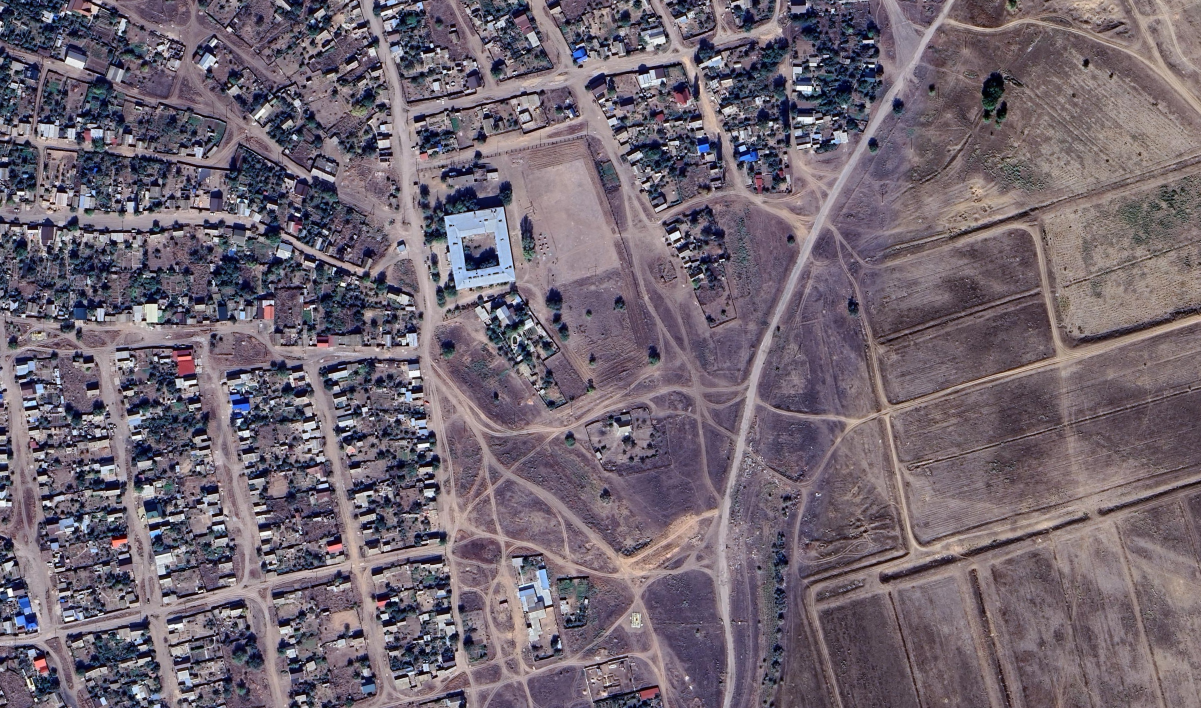
#> input picture raw/10.png, 1201 x 708 px, found by its file name; its folder holds only this picture in this run
$ python shift_images.py
#> lines starting #> are read from the running program, lines starting #| are printed output that depends on the picture
import os
import cv2
import numpy as np
from pathlib import Path
from sys import path

# Директории
RAW_DIR = Path(path[0] + "\\raw")
ANGLES_DIR = Path(path[0] + "\\angles\\images")

# Параметры
CROP_SIZE = 600
MAX_OFFSET = 15.0  # пикселей
NUM_CROPS = 100

# Поддерживаемые расширения
SUPPORTED_EXTS = {'.jpg', '.jpeg', '.png', '.bmp', '.tiff'}

def get_image_files(directory):
    files = []
    for f in os.listdir(directory):
        if Path(f).suffix.lower() in SUPPORTED_EXTS:
            files.append(Path(directory) / f)
    return files

def shift_center_crop(img, dx, dy, crop_size):
    h, w = img.shape[:2]
    # центр изображения
    cy, cx = h // 2 + dy, w // 2 + dx
    # начальные координаты кропа
    y1 = max(0, cy - crop_size // 2)
    x1 = max(0, cx - crop_size // 2)
    # конечные координаты
    y2 = y1 + crop_size
    x2 = x1 + crop_size
    # при необходимости обрезаем за границы
    y2 = min(h, y2)
    x2 = min(w, x2)

    return img[y1:y2, x1:x2]

def crop_center(img, crop_size):
    h, w = img.shape[:2]
    cx, cy = w // 2, h // 2
    half = crop_size // 2
    left_i = cx - half
    top_i = cy - half

    if left_i < 0 or top_i < 0 or left_i + crop_size > w or top_i + crop_size > h:
        return None

    crop = img[top_i:top_i + crop_size, left_i:left_i + crop_size]
    return crop

def main():
    ANGLES_DIR.mkdir(parents=True, exist_ok=True)
    image_files = get_image_files(RAW_DIR)

    if not image_files:
        print(f"Нет изображений в {RAW_DIR}")
        return

    for img_path in image_files:
        print(f"Обработка: {img_path.name}")
        img = cv2.imread(str(img_path), cv2.IMREAD_GRAYSCALE)
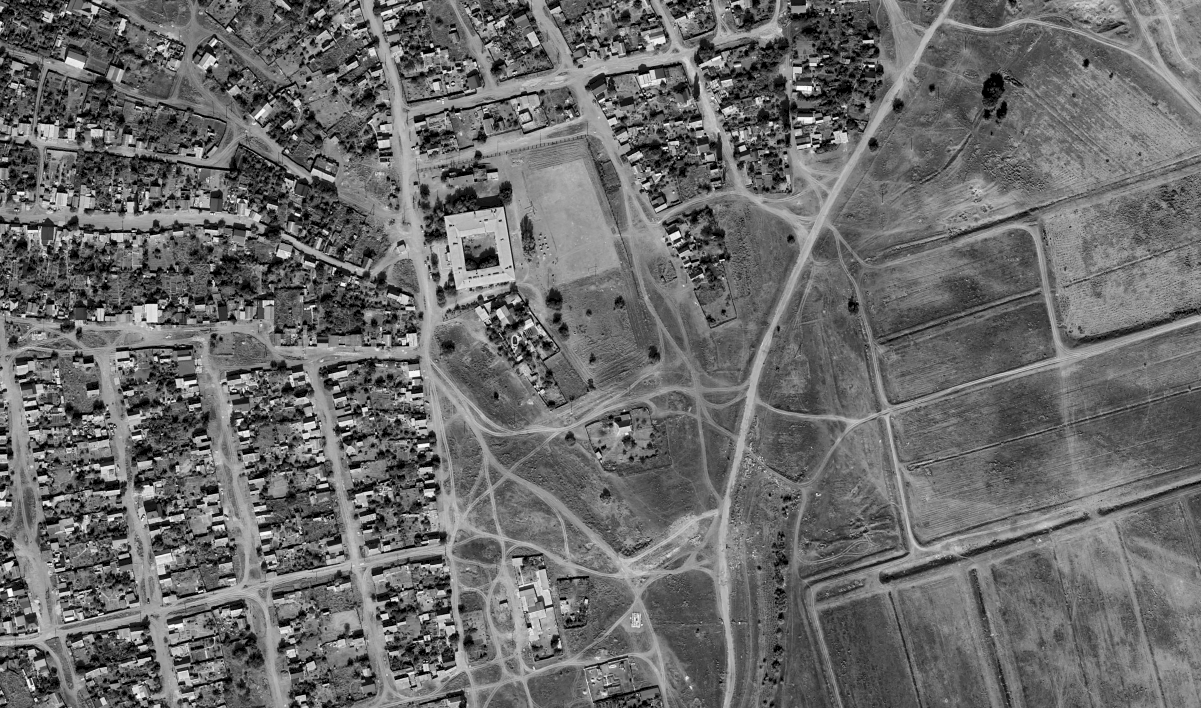
#> img: shape (708, 1201); min 0, max 254, mean 106.3
        if img is None:
            print(f"  Не удалось загрузить: {img_path}")
            continue

        h, w = img.shape[:2]
#> h = 708; w = 1201
        if w < CROP_SIZE or h < CROP_SIZE:
            print(f"  Изображение слишком маленькое: {w}x{h}")
            continue


        out_dir = ANGLES_DIR / ("shift_" + img_path.stem)
        out_dir.mkdir(exist_ok=True)

        saved = 0
        all_shifts = []
        while saved < NUM_CROPS:
            dx = int(np.random.uniform(-MAX_OFFSET+1, MAX_OFFSET))
            dy = int(np.random.uniform(-MAX_OFFSET+1, MAX_OFFSET))

            if (dx, dy) in all_shifts or (dx, dy) == (0, 0):
                continue

            crop = shift_center_crop(img, dx, dy, CROP_SIZE)
            if crop is None:
                continue

            dx_str = f"{dx:.1f}".replace(".", "p").replace("-", "m")
            dy_str = f"{dy:.1f}".replace(".", "p").replace("-", "m")

            filename = f"{dx_str.replace('.', 'p')}_{dy_str.replace('.', 'p')}_0p0.jpg"

            out_path = out_dir / filename
            cv2.imwrite(str(out_path), crop)

            all_shifts.append((dx, dy))
            saved += 1
#> this loop made 104 passes
#> pass 1, in main, `crop = shift_center_crop(img, dx, dy, CROP_SIZE)`:
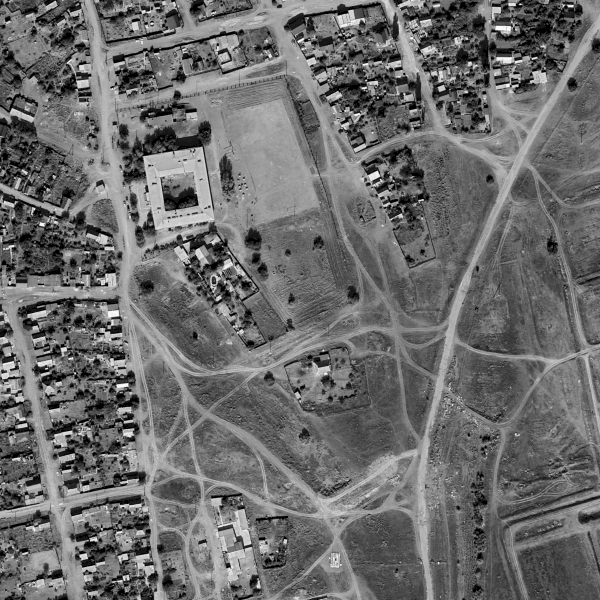
#> crop: shape (600, 600); min 0, max 253, mean 108.5
#> pass 2, in main, `crop = shift_center_crop(img, dx, dy, CROP_SIZE)`:
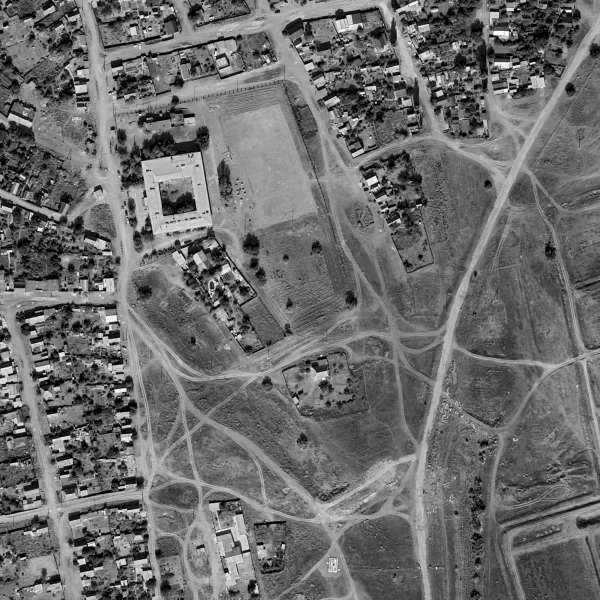
#> crop: shape (600, 600); min 0, max 253, mean 108.6
#> pass 3, in main, `crop = shift_center_crop(img, dx, dy, CROP_SIZE)`:
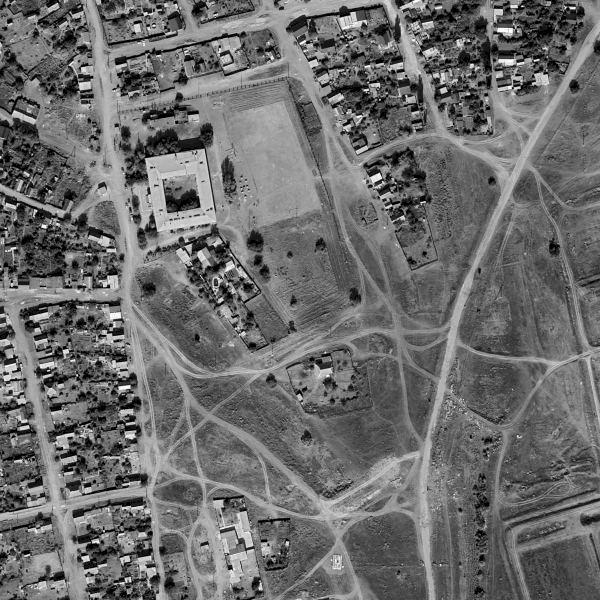
#> crop: shape (600, 600); min 0, max 253, mean 108.5
#> after the loop, all_shifts = 100 pairs, first value -13 to 14, second value -13 to 14; saved = 100

        cv2.imwrite((out_dir / "0p0_0p0_0p0.jpg"), crop_center(img, CROP_SIZE))
#> in crop_center, `crop = img[top_i:top_i + crop_size, left_i:left_i + crop_size]`:
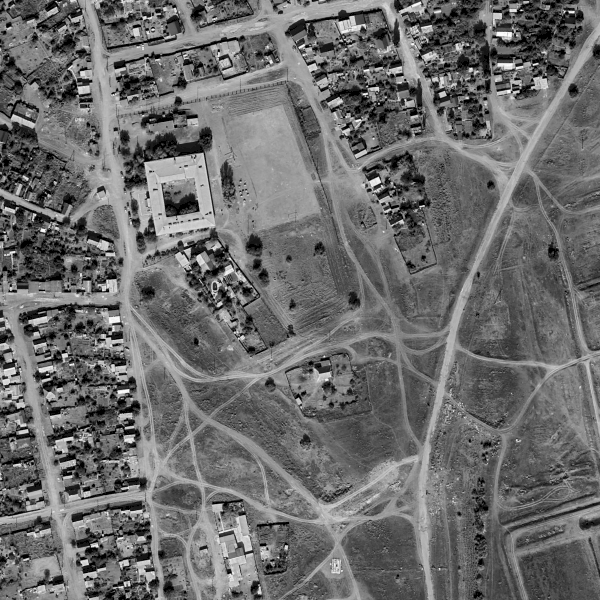
#> crop: shape (600, 600); min 0, max 253, mean 108.5
        print(f"  Сохранено {saved} кропов в {out_dir}")
#> (printed output is left out)

    print("Готово!")

if __name__ == "__main__":
    main()

$ run again, on raw/9.png
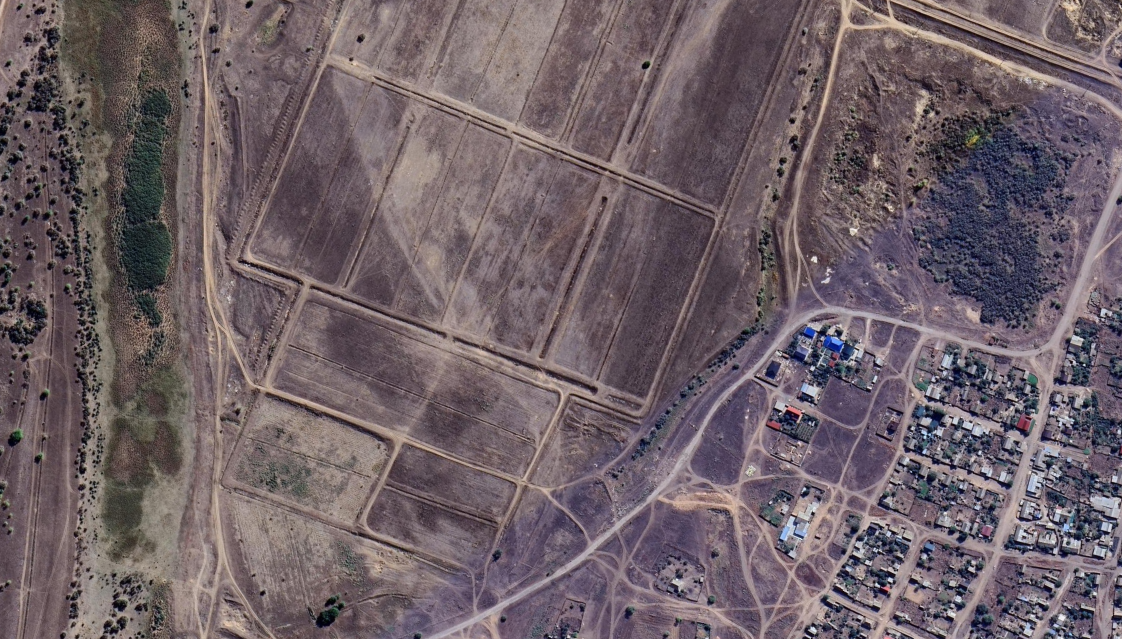
#> input picture raw/9.png, 1122 x 639 px, found by its file name
#> the loop in main, `while saved < NUM_CROPS:` made 104 passes
#> pass 3, in main, `crop = shift_center_crop(img, dx, dy, CROP_SIZE)`:
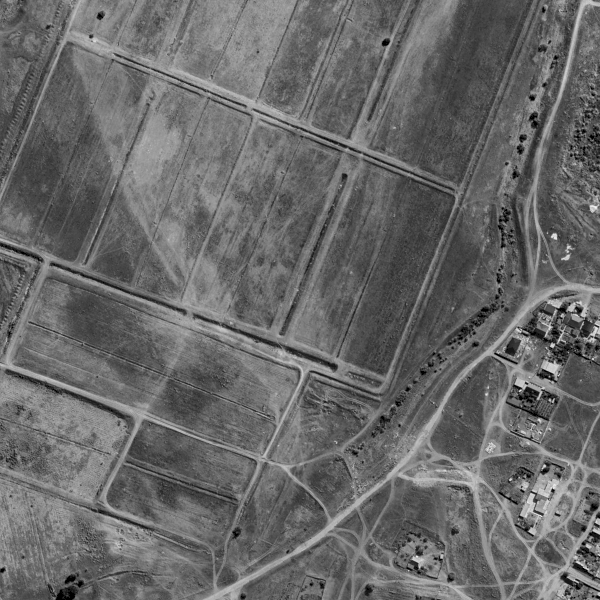
#> crop: shape (600, 600); min 0, max 245, mean 104.5
#> after the loop in main, `while saved < NUM_CROPS:`: all_shifts = 100 pairs, first value -13 to 14, second value -13 to 14; saved = 100
#> in crop_center, `crop = img[top_i:top_i + crop_size, left_i:left_i + crop_size]`:
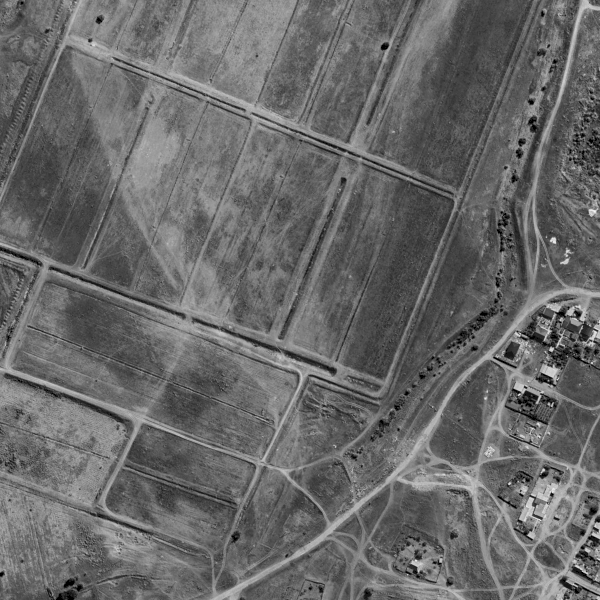
#> crop: shape (600, 600); min 0, max 245, mean 104.5
#> (printed output is left out)

$ run again, on raw/My_map.jpg
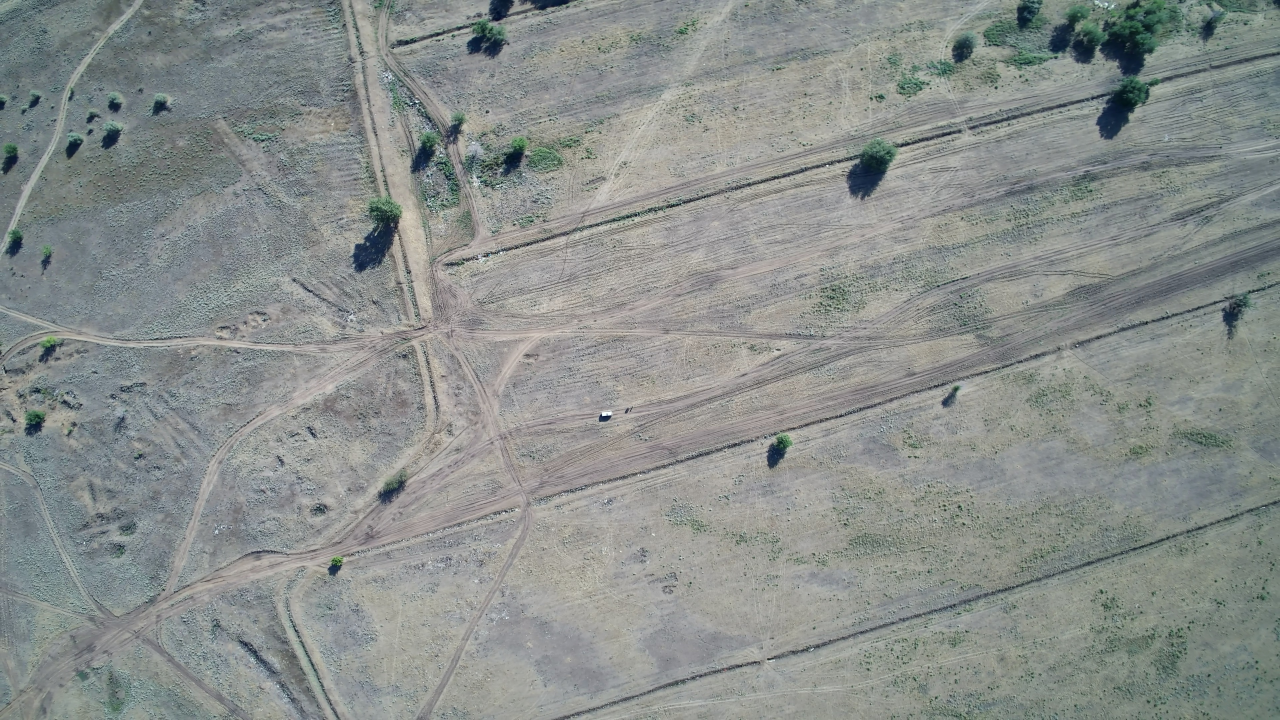
#> input picture raw/My_map.jpg, 3840 x 2160 px, found by its file name (shown at 1/3 size)
#> the loop in main, `while saved < NUM_CROPS:` made 104 passes
#> pass 3, in main, `crop = shift_center_crop(img, dx, dy, CROP_SIZE)`:
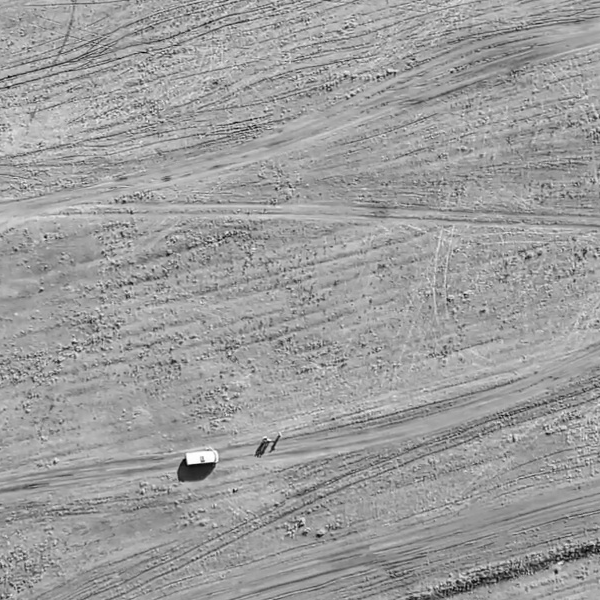
#> crop: shape (600, 600); min 0, max 255, mean 156.9
#> after the loop in main, `while saved < NUM_CROPS:`: all_shifts = 100 pairs, first value -13 to 14, second value -13 to 14; saved = 100
#> in crop_center, `crop = img[top_i:top_i + crop_size, left_i:left_i + crop_size]`:
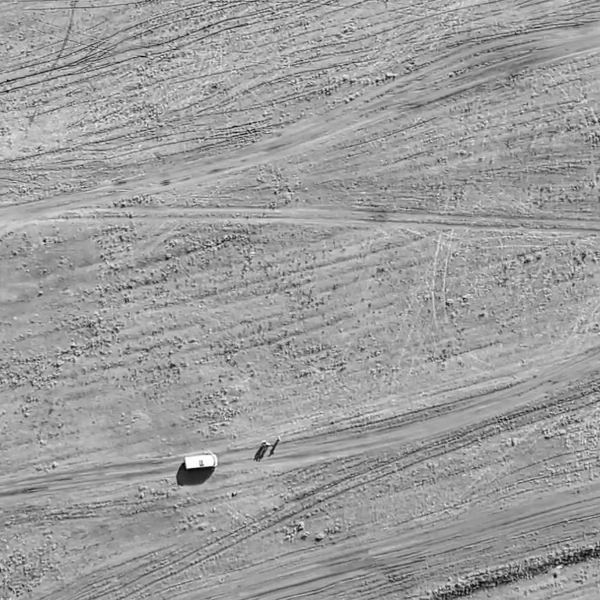
#> crop: shape (600, 600); min 0, max 255, mean 157
#> (printed output is left out)

$ run again, on raw/djelga.jpg
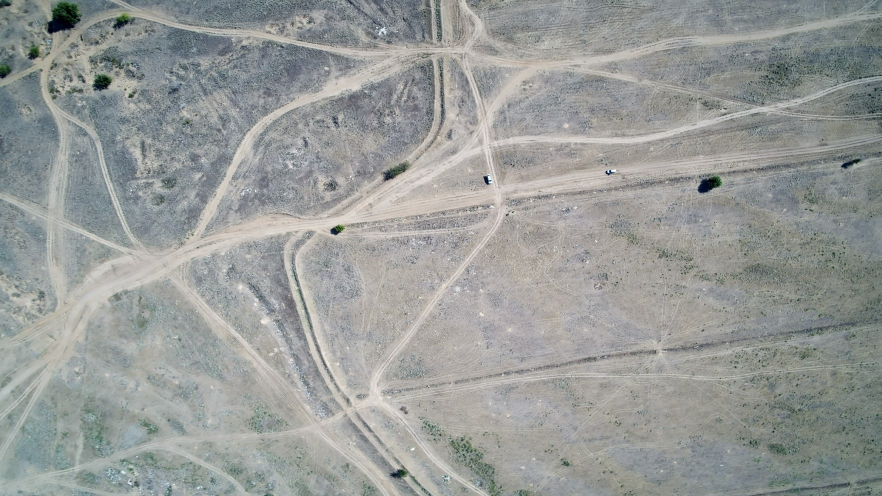
#> input picture raw/djelga.jpg, 1763 x 992 px, found by its file name (shown at 1/2 size)
#> the loop in main, `while saved < NUM_CROPS:` made 104 passes
#> pass 3, in main, `crop = shift_center_crop(img, dx, dy, CROP_SIZE)`:
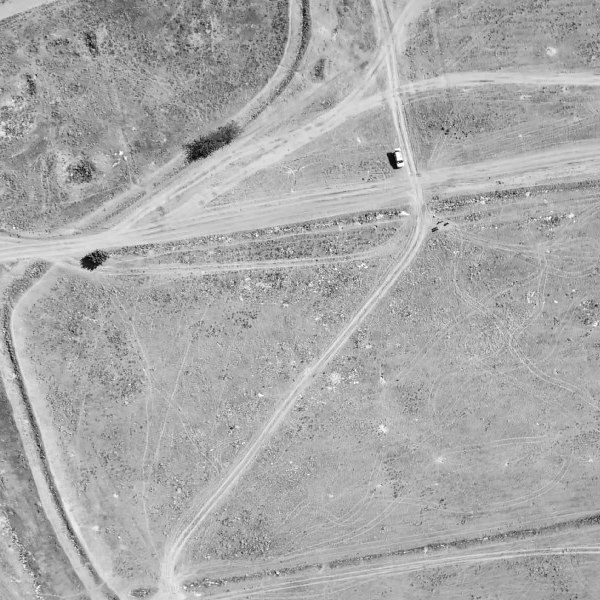
#> crop: shape (600, 600); min 4, max 255, mean 169.6
#> after the loop in main, `while saved < NUM_CROPS:`: all_shifts = 100 pairs, first value -13 to 14, second value -13 to 14; saved = 100
#> in crop_center, `crop = img[top_i:top_i + crop_size, left_i:left_i + crop_size]`:
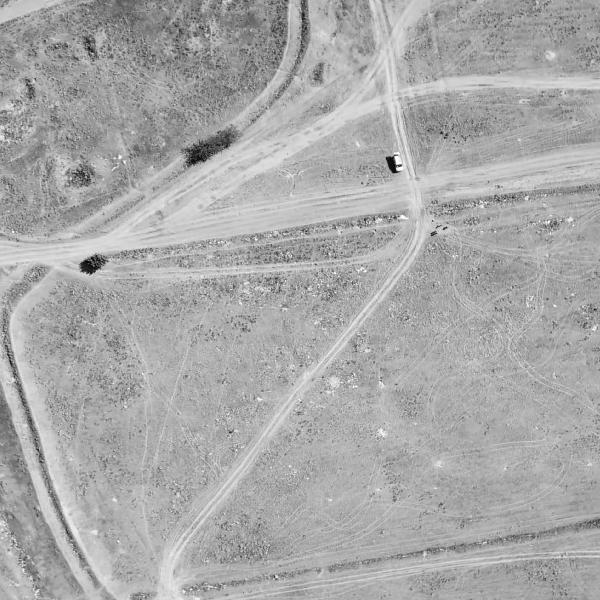
#> crop: shape (600, 600); min 4, max 255, mean 169.4
#> (printed output is left out)
